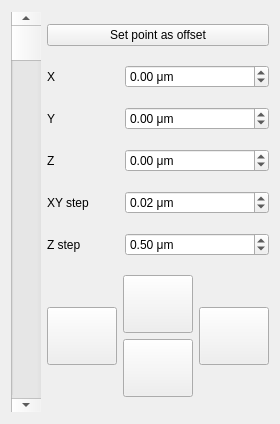
<?xml version="1.0" encoding="UTF-8"?>
<ui version="4.0">
 <class>Form</class>
 <widget class="QWidget" name="Form">
  <property name="geometry">
   <rect>
    <x>0</x>
    <y>0</y>
    <width>280</width>
    <height>424</height>
   </rect>
  </property>
  <property name="windowTitle">
   <string>Form</string>
  </property>
  <layout class="QHBoxLayout" name="horizontalLayout">
   <item>
    <widget class="QScrollBar" name="z_scrollbar">
     <property name="minimumSize">
      <size>
       <width>30</width>
       <height>400</height>
      </size>
     </property>
     <property name="maximumSize">
      <size>
       <width>16777215</width>
       <height>400</height>
      </size>
     </property>
     <property name="orientation">
      <enum>Qt::Vertical</enum>
     </property>
    </widget>
   </item>
   <item>
    <layout class="QVBoxLayout" name="control_layout" stretch="1,1,1,1,1,1,2">
     <item>
      <layout class="QVBoxLayout" name="set_offset_layout">
       <item>
        <widget class="QPushButton" name="set_offset_button">
         <property name="text">
          <string>Set point as offset</string>
         </property>
        </widget>
       </item>
      </layout>
     </item>
     <item>
      <layout class="QHBoxLayout" name="x_position_layout" stretch="1,2">
       <item>
        <widget class="QLabel" name="x_label">
         <property name="text">
          <string>X</string>
         </property>
        </widget>
       </item>
       <item>
        <widget class="QDoubleSpinBox" name="x_position_spinbox">
         <property name="sizePolicy">
          <sizepolicy hsizetype="Preferred" vsizetype="Fixed">
           <horstretch>0</horstretch>
           <verstretch>0</verstretch>
          </sizepolicy>
         </property>
         <property name="suffix">
          <string extracomment=" m"> μm</string>
         </property>
         <property name="minimum">
          <double>-9999999999999.000000000000000</double>
         </property>
         <property name="maximum">
          <double>9999999999999.000000000000000</double>
         </property>
         <property name="singleStep">
          <double>0.010000000000000</double>
         </property>
         <property name="value">
          <double>0.000000000000000</double>
         </property>
        </widget>
       </item>
      </layout>
     </item>
     <item>
      <layout class="QHBoxLayout" name="y_position_layout" stretch="1,2">
       <item>
        <widget class="QLabel" name="y_position_label">
         <property name="text">
          <string>Y</string>
         </property>
        </widget>
       </item>
       <item>
        <widget class="QDoubleSpinBox" name="y_position_spinbox">
         <property name="sizePolicy">
          <sizepolicy hsizetype="Preferred" vsizetype="Fixed">
           <horstretch>0</horstretch>
           <verstretch>0</verstretch>
          </sizepolicy>
         </property>
         <property name="suffix">
          <string> μm</string>
         </property>
         <property name="minimum">
          <double>-9999999999999.000000000000000</double>
         </property>
         <property name="maximum">
          <double>99999999999.000000000000000</double>
         </property>
         <property name="singleStep">
          <double>0.010000000000000</double>
         </property>
        </widget>
       </item>
      </layout>
     </item>
     <item>
      <layout class="QHBoxLayout" name="z_position_layout" stretch="1,2">
       <item>
        <widget class="QLabel" name="z_position_label">
         <property name="text">
          <string>Z</string>
         </property>
        </widget>
       </item>
       <item>
        <widget class="QDoubleSpinBox" name="z_position_spinbox">
         <property name="sizePolicy">
          <sizepolicy hsizetype="Preferred" vsizetype="Fixed">
           <horstretch>0</horstretch>
           <verstretch>0</verstretch>
          </sizepolicy>
         </property>
         <property name="suffix">
          <string> μm</string>
         </property>
         <property name="decimals">
          <number>2</number>
         </property>
         <property name="minimum">
          <double>-999999999999.000000000000000</double>
         </property>
         <property name="maximum">
          <double>9999999999999.000000000000000</double>
         </property>
         <property name="singleStep">
          <double>0.010000000000000</double>
         </property>
        </widget>
       </item>
      </layout>
     </item>
     <item>
      <layout class="QHBoxLayout" name="xy_step_layout" stretch="1,2">
       <item>
        <widget class="QLabel" name="xy_step_label">
         <property name="text">
          <string>XY step</string>
         </property>
        </widget>
       </item>
       <item>
        <widget class="QDoubleSpinBox" name="xy_step_spinbox">
         <property name="sizePolicy">
          <sizepolicy hsizetype="Preferred" vsizetype="Fixed">
           <horstretch>0</horstretch>
           <verstretch>0</verstretch>
          </sizepolicy>
         </property>
         <property name="suffix">
          <string> μm</string>
         </property>
         <property name="minimum">
          <double>-999999999999.000000000000000</double>
         </property>
         <property name="maximum">
          <double>9999999999.000000000000000</double>
         </property>
         <property name="singleStep">
          <double>0.010000000000000</double>
         </property>
         <property name="value">
          <double>0.020000000000000</double>
         </property>
        </widget>
       </item>
      </layout>
     </item>
     <item>
      <layout class="QHBoxLayout" name="z_step_layout" stretch="1,2">
       <item>
        <widget class="QLabel" name="z_step_label">
         <property name="text">
          <string>Z step</string>
         </property>
        </widget>
       </item>
       <item>
        <widget class="QDoubleSpinBox" name="z_step_spinbox">
         <property name="sizePolicy">
          <sizepolicy hsizetype="Preferred" vsizetype="Fixed">
           <horstretch>0</horstretch>
           <verstretch>0</verstretch>
          </sizepolicy>
         </property>
         <property name="prefix">
          <string/>
         </property>
         <property name="suffix">
          <string> μm</string>
         </property>
         <property name="minimum">
          <double>-9999999999999.000000000000000</double>
         </property>
         <property name="maximum">
          <double>999999999999999.000000000000000</double>
         </property>
         <property name="singleStep">
          <double>0.100000000000000</double>
         </property>
         <property name="value">
          <double>0.500000000000000</double>
         </property>
        </widget>
       </item>
      </layout>
     </item>
     <item>
      <layout class="QHBoxLayout" name="button_control_layout" stretch="1,1,1">
       <item>
        <widget class="QPushButton" name="left_button">
         <property name="sizePolicy">
          <sizepolicy hsizetype="Minimum" vsizetype="Minimum">
           <horstretch>0</horstretch>
           <verstretch>0</verstretch>
          </sizepolicy>
         </property>
         <property name="minimumSize">
          <size>
           <width>0</width>
           <height>0</height>
          </size>
         </property>
         <property name="maximumSize">
          <size>
           <width>999</width>
           <height>58</height>
          </size>
         </property>
         <property name="text">
          <string/>
         </property>
         <property name="icon">
          <iconset resource="../../../../artwork/qudi_icons.qrc">
           <normaloff>:/icons/icons/left.png</normaloff>:/icons/icons/left.png</iconset>
         </property>
        </widget>
       </item>
       <item>
        <layout class="QVBoxLayout" name="up_down_layout" stretch="1,1">
         <item>
          <widget class="QPushButton" name="up_button">
           <property name="sizePolicy">
            <sizepolicy hsizetype="Minimum" vsizetype="Minimum">
             <horstretch>0</horstretch>
             <verstretch>0</verstretch>
            </sizepolicy>
           </property>
           <property name="minimumSize">
            <size>
             <width>0</width>
             <height>58</height>
            </size>
           </property>
           <property name="maximumSize">
            <size>
             <width>999</width>
             <height>58</height>
            </size>
           </property>
           <property name="text">
            <string/>
           </property>
           <property name="icon">
            <iconset resource="../../../../artwork/qudi_icons.qrc">
             <normaloff>:/icons/icons/up.png</normaloff>:/icons/icons/up.png</iconset>
           </property>
          </widget>
         </item>
         <item>
          <widget class="QPushButton" name="down_button">
           <property name="sizePolicy">
            <sizepolicy hsizetype="Minimum" vsizetype="Minimum">
             <horstretch>0</horstretch>
             <verstretch>0</verstretch>
            </sizepolicy>
           </property>
           <property name="minimumSize">
            <size>
             <width>0</width>
             <height>58</height>
            </size>
           </property>
           <property name="maximumSize">
            <size>
             <width>999</width>
             <height>58</height>
            </size>
           </property>
           <property name="text">
            <string/>
           </property>
           <property name="icon">
            <iconset resource="../../../../artwork/qudi_icons.qrc">
             <normaloff>:/icons/icons/down.png</normaloff>:/icons/icons/down.png</iconset>
           </property>
          </widget>
         </item>
        </layout>
       </item>
       <item>
        <widget class="QPushButton" name="right_button">
         <property name="sizePolicy">
          <sizepolicy hsizetype="Minimum" vsizetype="Minimum">
           <horstretch>0</horstretch>
           <verstretch>0</verstretch>
          </sizepolicy>
         </property>
         <property name="minimumSize">
          <size>
           <width>0</width>
           <height>0</height>
          </size>
         </property>
         <property name="maximumSize">
          <size>
           <width>999</width>
           <height>58</height>
          </size>
         </property>
         <property name="text">
          <string/>
         </property>
         <property name="icon">
          <iconset resource="../../../../artwork/qudi_icons.qrc">
           <normaloff>:/icons/icons/right.png</normaloff>:/icons/icons/right.png</iconset>
         </property>
        </widget>
       </item>
      </layout>
     </item>
    </layout>
   </item>
  </layout>
 </widget>
 <resources>
  <include location="../../../../artwork/qudi_icons.qrc"/>
 </resources>
 <connections/>
</ui>
